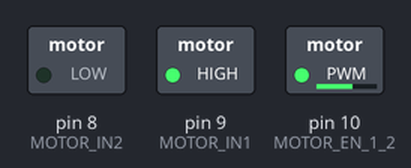
Simulated run of this sketch. Board: Arduino Uno, built with avr-gcc and run on an emulated ATmega328P. Shown: switched loads named in the sketch (green lamp = pin HIGH). What the sketch prints to the serial monitor is not drawn.

Above: at 0.05 s.
At 1.4 s:
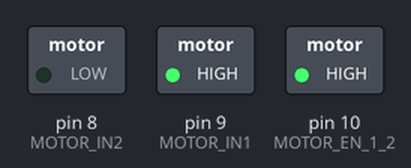
At 2.75 s:
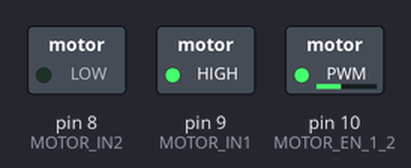
At 4.8 s:
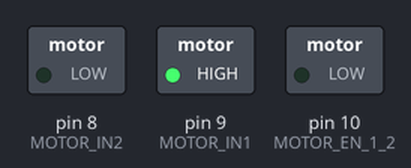
At 7.15 s:
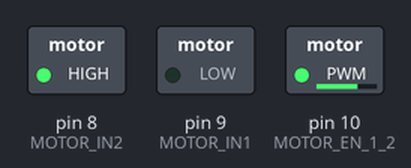
At 9.55 s:
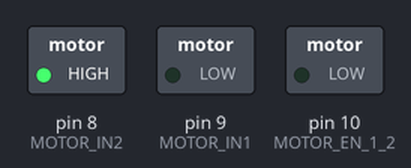
Timing chart, 0 to 13.2 s (numbered marks = the images above):
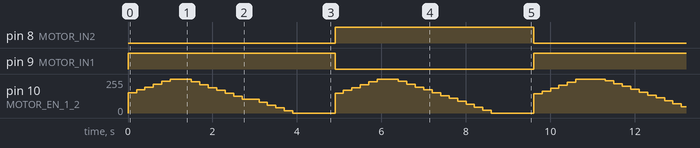

Measured:
- by itself, pin 8 (MOTOR_IN2): alternates HIGH for 5.1 s and LOW for 5.1 s
- by itself, pin 9 (MOTOR_IN1): alternates HIGH for 5.0 s and LOW for 5.1 s

The sketch:

DCMotorV2.ino
```cpp
#define MOTOR_EN_1_2  10
#define MOTOR_IN1     9
#define MOTOR_IN2     8

#define slow 64
#define normal 128
#define fast 255

#define delayFac  200

int Speed;
int startTime;

void Forward_Rev(void){
  analogWrite(MOTOR_EN_1_2, Speed);
  digitalWrite(MOTOR_IN1, HIGH);
  digitalWrite(MOTOR_IN2, LOW);
}

void Backward_Rev(void){
  analogWrite(MOTOR_EN_1_2, Speed);
  digitalWrite(MOTOR_IN1, LOW);
  digitalWrite(MOTOR_IN2, HIGH);
}

void Forward_ramp_up(void){
  digitalWrite(MOTOR_IN1, HIGH);
  digitalWrite(MOTOR_IN2, LOW);
  int i = 134;
  startTime = millis();
  while (i < 255) {
    analogWrite(MOTOR_EN_1_2, i);
    if ((millis() - startTime)%delayFac==0){
      i += 1;
    }
  }
}

void Forward_ramp_down(void){
  digitalWrite(MOTOR_IN1, HIGH);
  digitalWrite(MOTOR_IN2, LOW);
  int i = 255;
  startTime = millis();
  while (i >= 0) {
    analogWrite(MOTOR_EN_1_2, i);
    if ((millis() - startTime)%delayFac==0){
      i -= 1;;
    }
  }
}

void Backward_ramp_up(void){
  digitalWrite(MOTOR_IN1, LOW);
  digitalWrite(MOTOR_IN2, HIGH);
  int i = 134;
  startTime = millis();
  while (i < 255) {
    analogWrite(MOTOR_EN_1_2, i);
    if ((millis() - startTime)%delayFac==0){
      i += 1;
    }
  }
}

void Backward_ramp_down(void){
  digitalWrite(MOTOR_IN1, LOW);
  digitalWrite(MOTOR_IN2, HIGH);
  int i = 255;
  startTime = millis();
  while (i >= 0) {
    analogWrite(MOTOR_EN_1_2, i);
    if ((millis() - startTime)%delayFac==0){
      i -= 1;;
    }
  }
}

void Brake(void){
  digitalWrite(MOTOR_IN1, HIGH);
  digitalWrite(MOTOR_IN2, HIGH);
}

void setup() {

  Serial.begin(9600);
  Serial.println("L293D DC motor test");

  pinMode(MOTOR_EN_1_2, OUTPUT);
  pinMode(MOTOR_IN1, OUTPUT);
  pinMode(MOTOR_IN2, OUTPUT);
}

void loop() {

  Speed=fast; // Normal Speed

  Forward_ramp_up();
  Forward_Rev();
  delay(500);
  Forward_ramp_down();
  delay(1000);
  Backward_ramp_up();
  Backward_Rev();
  delay(500);
  Backward_ramp_down();
  delay(1000);


}
```
